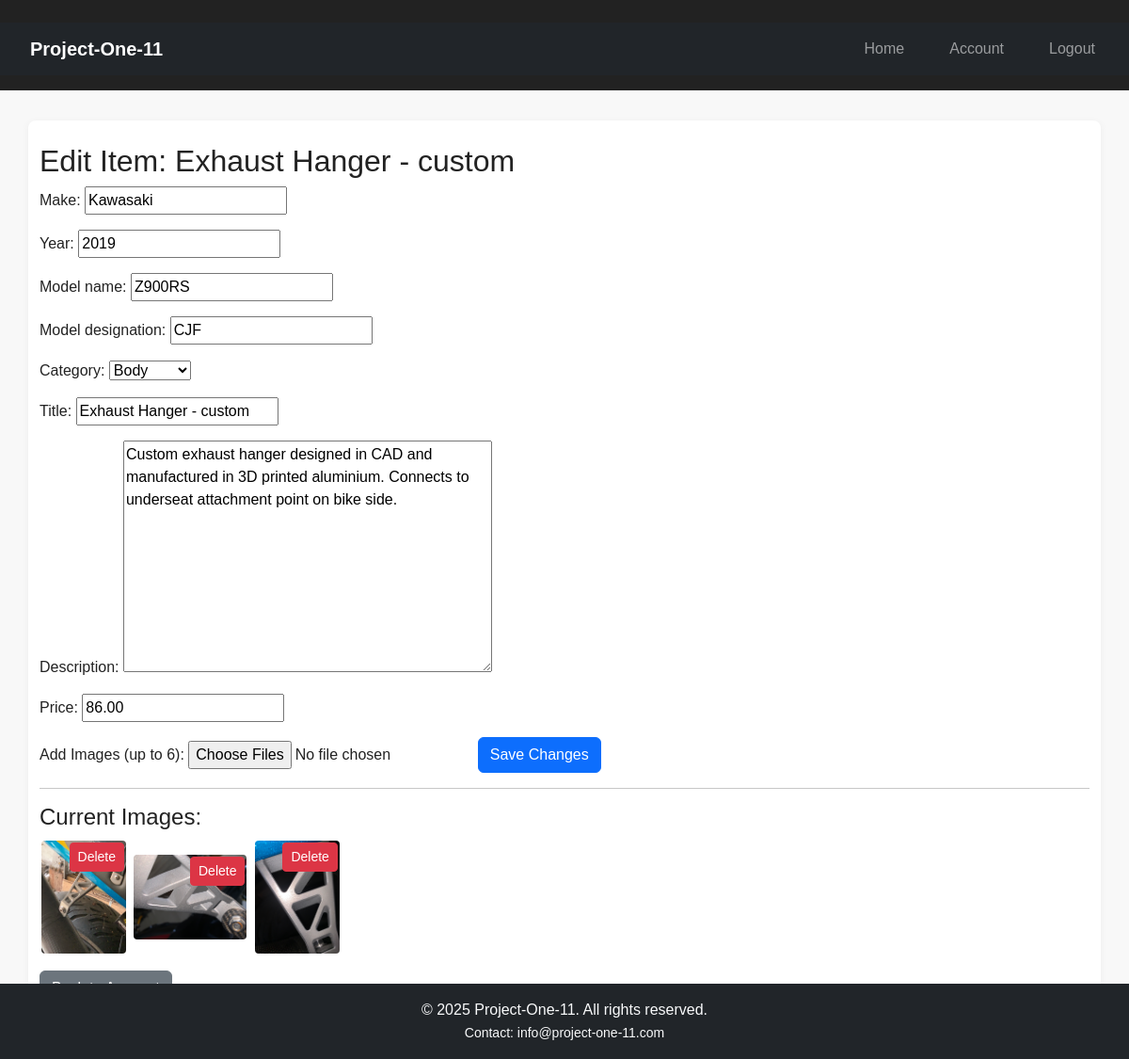
Page /item/2/edit/ (signed in) on the committed database.
### marketplace/models.py (models this page shows, shortened)
class Item(models.Model):
    CATEGORY_CHOICES = [
        ('engine', 'Engine'),
        ('body', 'Body'),
        ('electrical', 'Electrical'),
        ('other', 'Other'),
    ]
    make = models.CharField(max_length=50, blank=True, null=True)
    year = models.CharField(max_length=10, blank=True, null=True)
    model_name = models.CharField(max_length=50, blank=True, null=True)
    model_designation = models.CharField(max_length=50, blank=True, null=True)
    category = models.CharField(max_length=20, choices=CATEGORY_CHOICES)
    title = models.CharField(max_length=100)
    description = models.TextField()
    price = models.DecimalField(max_digits=10, decimal_places=2)
    owner = models.ForeignKey(settings.AUTH_USER_MODEL, on_delete=models.CASCADE, related_name='items')
    created_at = models.DateTimeField(auto_now_add=True)

class ItemImage(models.Model):
    item = models.ForeignKey(Item, on_delete=models.CASCADE, related_name='images')
    image = models.ImageField(upload_to='item_images/')
    uploaded_at = models.DateTimeField(auto_now_add=True)

### accounts/views.py (the view)
# urls.py: path('item/<int:item_id>/edit/', views.edit_item, name='edit_item'),
def edit_item(request, item_id):
    from marketplace.models import Item, ItemImage
    item = get_object_or_404(Item, id=item_id, owner=request.user)
    if request.method == 'POST':
        form = ItemForm(request.POST, request.FILES, instance=item)
        if form.is_valid():
            updated_item = form.save()
            images = request.FILES.getlist('images')
            for idx, image in enumerate(images):
                if idx < 6:
                    ItemImage.objects.create(item=updated_item, image=image)
            return redirect('account')
    else:
        form = ItemForm(instance=item)
    return render(request, 'edit_item.html', {'form': form, 'item': item})

### accounts/forms.py
class ItemForm(forms.ModelForm):
    class Meta:
        model = Item
        fields = ['make', 'year', 'model_name', 'model_designation', 'category', 'title', 'description', 'price']

### accounts/templates/edit_item.html (shortened to what this page needs)
{% extends 'base.html' %}
{% block content %}
  <h2>Edit Item: {{ item.title }}</h2>
  <form method="post" enctype="multipart/form-data">
    {{ form.as_p }}
    <label for="id_images">Add Images (up to 6):</label>
    <input type="file" name="images" id="id_images" multiple accept="image/*">
    <button type="submit" class="btn btn-primary">Save Changes</button>
  </form>
  <hr>
  <h4>Current Images:</h4>
  {% if item.images.all %}
    <div>
      {% for image in item.images.all %}
        <div style="display:inline-block;position:relative;margin:2px;">
          <img src="{{ image.image.url }}" alt="Item image" style="max-width:120px;max-height:120px;border-radius:4px;">
          <a href="{% url 'delete_item_image' image.id %}" class="btn btn-sm btn-danger" style="position:absolute;top:2px;right:2px;">Delete</a>
        </div>
      {% endfor %}
    </div>
  {% else %}
    <p>No images uploaded for this item.</p>
  {% endif %}
  <a href="{% url 'account' %}" class="btn btn-secondary mt-3">Back to Account</a>
{% endblock %}

### static/style.css (style rules this page uses)
body { margin: 0; font-family: Arial, sans-serif; background: #f8f8f8; color: #222; }

### rows in the picture
Item: title "Exhaust Hanger - custom", make "Kawasaki", year "2019", model_name "Z900RS", model_designation "CJF", category "Body", description "Custom exhaust hanger designed in CAD and manufactured in 3D printed aluminium. Connects to underseat attachment point on bike side.", price "86.00"
ItemImage: image (picture)
ItemImage: image (picture)
ItemImage: image (picture)

### other values in the picture
{{ now|default:2025 }} "2025"
